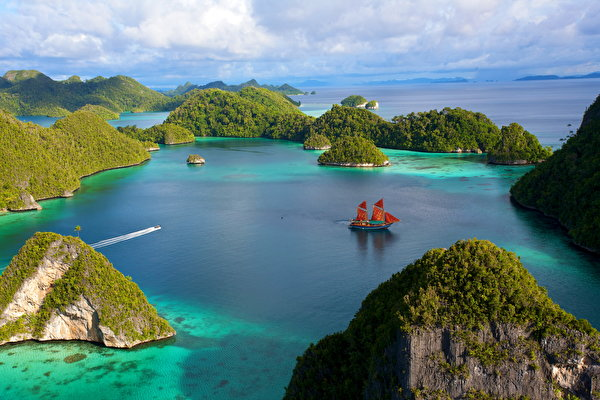
#> input picture ImageProcess/data/e.jpg, 600 x 400 px
$ python hsv_img.py
#> lines starting #> are read from the running program, lines starting #| are printed output that depends on the picture
import cv2
import functools
import numpy as np
import os

def nothing(x):
    pass

WINDOW_NAME = 'HSV color'
TB_HUE = 'H'
TB_SATURATION = 'S'
TB_VALUE = 'V'
IMAGE_PATH = os.path.abspath("./data/e.jpg")

hue_value = 0
saturation_value = 125
value_value = 125

def update_color_value(x, color):
    global hue_value, saturation_value, value_value
    print(f"{color} value: {x}")
    if color == TB_HUE:
        hue_value = x
    elif color == TB_SATURATION:
        saturation_value = x
    elif color == TB_VALUE:
        value_value = x

cv2.namedWindow(WINDOW_NAME)
cv2.createTrackbar(TB_HUE, WINDOW_NAME, 0, 179, functools.partial(update_color_value, color=TB_HUE))
cv2.createTrackbar(TB_SATURATION, WINDOW_NAME, 0, 255, functools.partial(update_color_value, color=TB_SATURATION))
cv2.createTrackbar(TB_VALUE, WINDOW_NAME, 0, 255, functools.partial(update_color_value, color=TB_VALUE))
cv2.setTrackbarPos(TB_HUE, WINDOW_NAME, hue_value)
cv2.setTrackbarPos(TB_SATURATION, WINDOW_NAME, saturation_value)
cv2.setTrackbarPos(TB_VALUE, WINDOW_NAME, value_value)


og_img = cv2.imread(IMAGE_PATH)
#> og_img is the input picture: shape (400, 600, 3); mean B, G, R 123.8, 127.3, 98.4
if og_img is None:
    print(f"이미지를 불러오지 못했습니다. 경로: {IMAGE_PATH}")
    print("파일 존재 여부:", os.path.exists(IMAGE_PATH))
    raise SystemExit(1)
img = og_img.copy()

while True:
    # Convert HSV to BGR for display
    # img[:] = [value_value, saturation_value, hue_value]
    hsv_img = cv2.cvtColor(og_img, cv2.COLOR_BGR2HSV)
#> hsv_img: shape (400, 600, 3); mean H, S, V 78.2, 128, 144.5
    h, s, v = cv2.split(hsv_img)
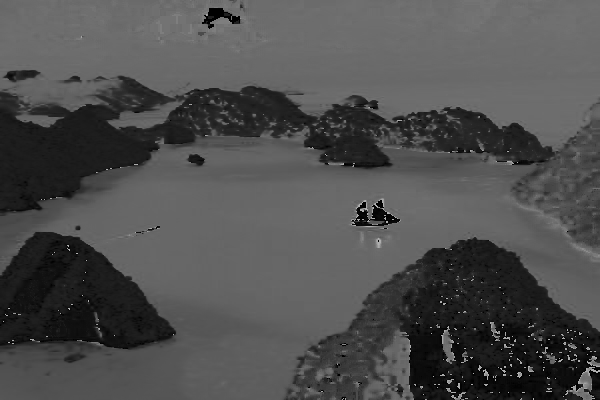
#> h: shape (400, 600); min 0, max 179, mean 78.2
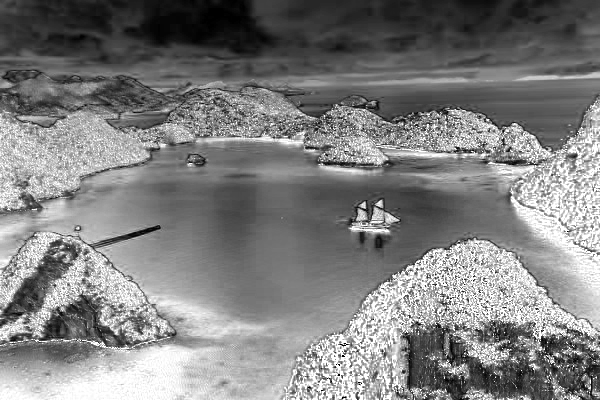
#> s: shape (400, 600); min 0, max 255, mean 128
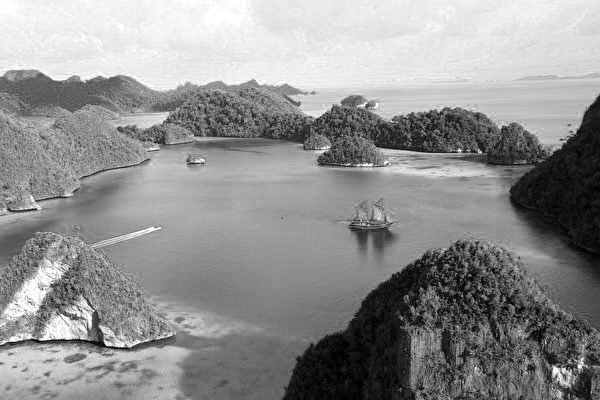
#> v: shape (400, 600); min 0, max 255, mean 144.5

    h_new = (h + hue_value) % 179
    s_new = np.clip(s.astype(np.int16) + saturation_value - 125, 0, 255)
    v_new = np.clip(v.astype(np.int16) + value_value - 125, 0, 255)

    hsv_modified = cv2.merge([h_new.astype(np.uint8), s_new.astype(np.uint8), v_new.astype(np.uint8)])
#> hsv_modified: shape (400, 600, 3); mean H, S, V 78.2, 128, 144.5

    bgr_modified = cv2.cvtColor(hsv_modified, cv2.COLOR_HSV2BGR)
    img[:] = bgr_modified

    cv2.imshow(WINDOW_NAME, img)
    if(cv2.waitKey(1) & 0xFF) == 27:
#> (key Esc is pressed here)
        break

cv2.destroyAllWindows()

$ run again, with ImageProcess/data/c.jpg copied over ImageProcess/data/e.jpg
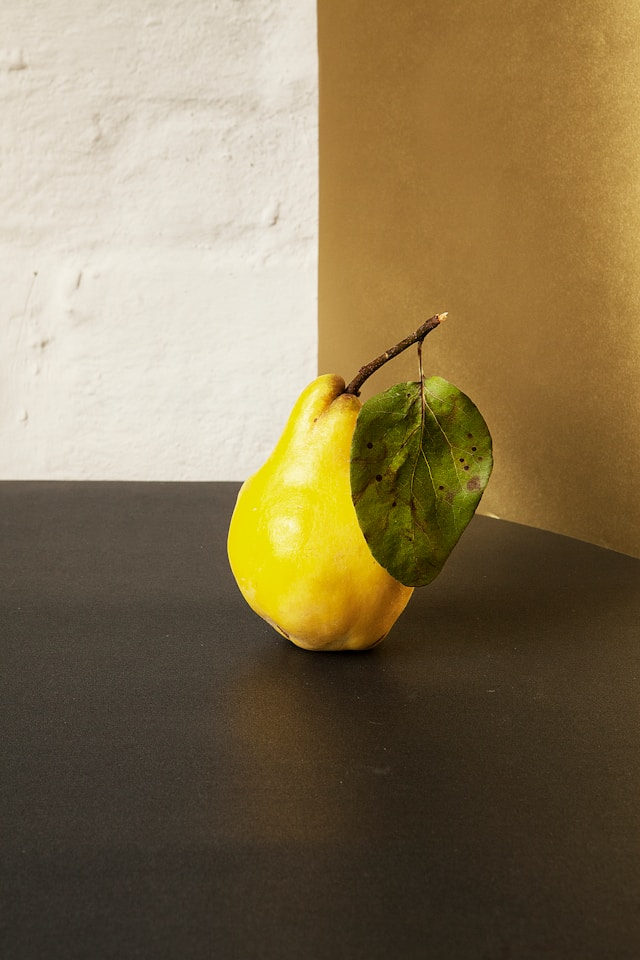
#> input picture ImageProcess/data/c.jpg, 640 x 960 px
#> og_img is the input picture: shape (960, 640, 3); mean B, G, R 82.7, 116.5, 133.8
#> hsv_img: shape (960, 640, 3); mean H, S, V 18.9, 108.3, 133.8
#> `h, s, v = cv2.split(hsv_img)`:
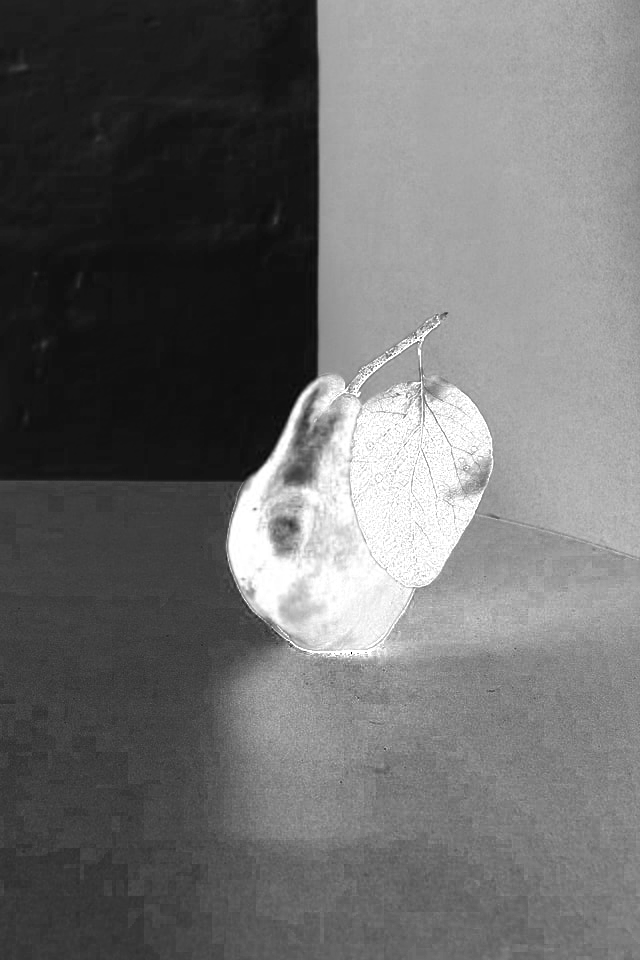
#> s: shape (960, 640); min 0, max 255, mean 108.3
#> `h, s, v = cv2.split(hsv_img)`:
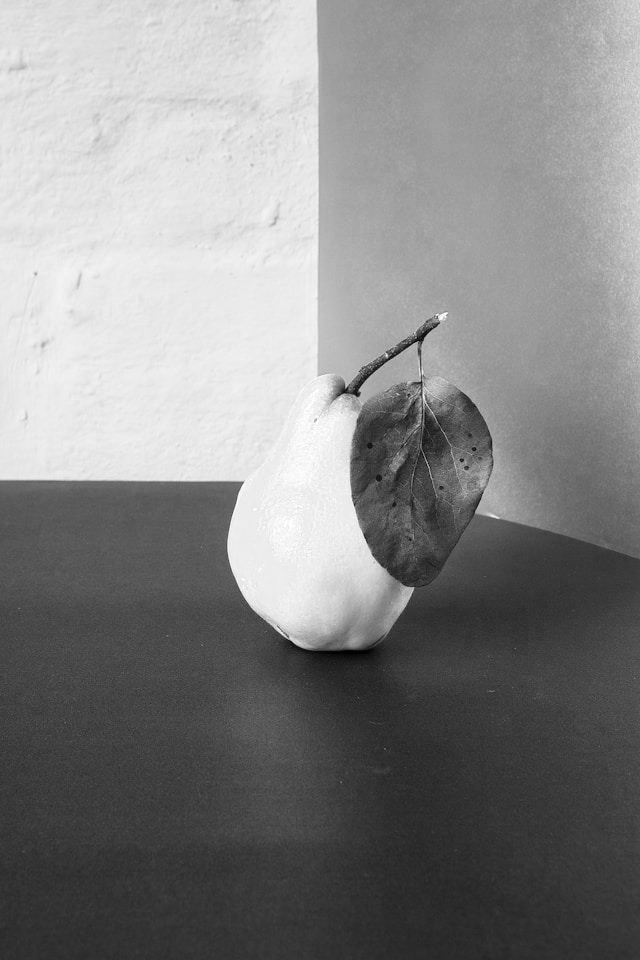
#> v: shape (960, 640); min 0, max 255, mean 133.8
#> hsv_modified: shape (960, 640, 3); mean H, S, V 18.9, 108.3, 133.8
